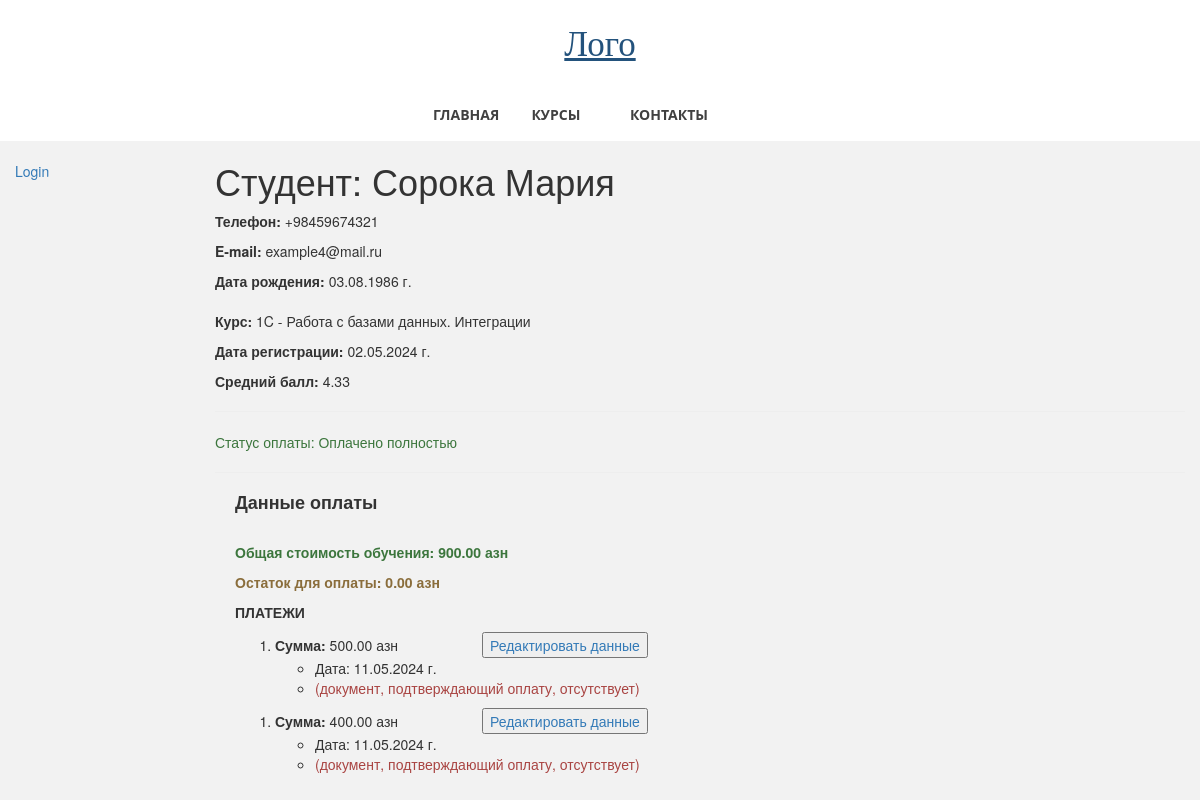
Page /main/student/4 on the earlier database version.
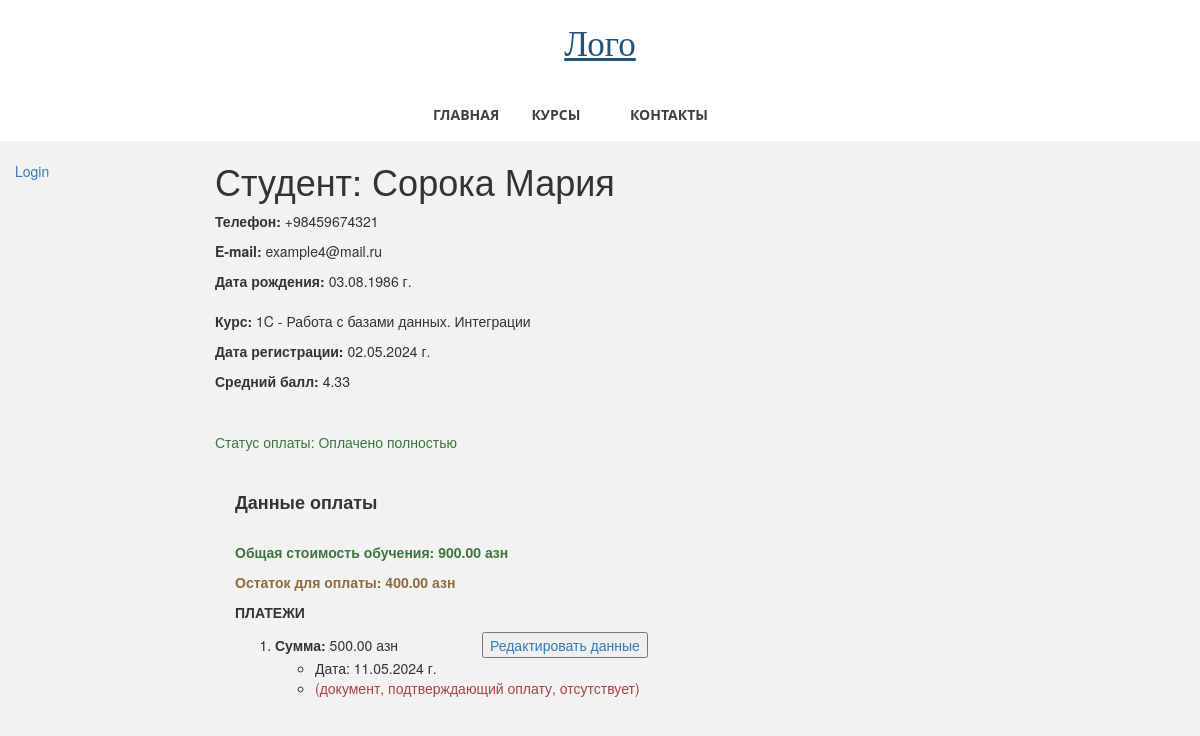
Same page on the later database version.
### students_app/models.py (models this page shows, shortened)
class Student(models.Model):
    related_user = models.ForeignKey(User, on_delete=models.CASCADE)
    name = models.CharField(verbose_name="Имя", max_length=50)
    surname = models.CharField(verbose_name="Фамилия", max_length=100)
    phone = models.CharField(verbose_name="Номер телефона", max_length=50)
    date_of_birth = models.DateField()
    course = models.ForeignKey(Course, on_delete=models.PROTECT)
    photo = models.ImageField(upload_to='images/', blank=True, null=True)
    @property
    def full_name(self):
        return f"{self.surname} {self.name}"
    STUDENT_STATUS = [
        ("r", "requested"),
        ("a", "approved"),
        ("f", "finished"),
    ]
    status = models.CharField(
        max_length=50,
        choices=STUDENT_STATUS,
        default="r",
        help_text="Статус студента",
    )
    request_date = models.DateField(auto_now_add=True)
    reg_date = models.DateField(blank=True, null=True)
    updated = models.DateField(auto_now=True)
    is_paid = models.BooleanField(default=False)
    is_deleted = models.BooleanField(default=False)
    deleted = models.DateField(auto_now=True)
    def average_mark(self):
        mark_list = [perf.mark for perf in self.performance_set.all()]
        if mark_list:
            return round(sum(mark_list) / len(mark_list), 2)
        else:
            return "Оценок нет"
    def rest_of_payment(self):
        paid = sum([payment.amount for payment in self.payment_set.all()])
        rest = self.course.total_cost() - paid
        return rest
    class Meta:
        ordering = ["name"]

class Payment(models.Model):
    student = models.ForeignKey(Student, on_delete=models.CASCADE)
    amount = models.DecimalField(
        verbose_name="Сумма", max_digits=8, decimal_places=2)
    paid_date = models.DateField(
        verbose_name="Дата оплаты", default=date.today)
    document = models.FileField(upload_to="files/", null=True, blank=True)
    added = models.DateField(auto_now_add=True)
    updated = models.DateField(auto_now=True)
    class Meta:
        ordering = ["-paid_date"]
        permissions = (("can_mark_returned", "Set book as returned"),)

class Course(models.Model):
    name = models.CharField(max_length=200)
    category = models.ForeignKey(
        Category, on_delete=models.SET_NULL, null=True)
    summary = models.TextField(
        max_length=1000, help_text="Краткое описание курса")
    lasting = models.IntegerField(
        default=1, help_text="Продолжительность курса, в месяцах"
    )
    is_selected = models.BooleanField(default=False)
    cost = models.DecimalField(
        max_digits=8, decimal_places=2, help_text="Стоимость в месяц, азн"
    )
    added = models.DateField(auto_now_add=True)
    rating = models.DecimalField(
        max_digits=3, decimal_places=2, blank=True, null=True)
    is_deleted = models.BooleanField(default=False)
    deleted = models.DateField(auto_now=True)
    views_num = models.IntegerField(default=0)
    def total_cost(self):
        return self.lasting * self.cost
    class Meta:
        ordering = ["-name"]
    def __str__(self):
        return self.name

class Performance(models.Model):
    MARKS = (
        (5, "5 - отлично"),
        (4, "4 - хорошо"),
        (3, "3 - удовлетворительно"),
        (2, "2 - плохо"),
        (1, "1 - очень плохо"),
    )
    mark = models.IntegerField(choices=MARKS)
    student = models.ForeignKey(Student, on_delete=models.CASCADE)
    date_of_mark = models.DateField(default=timezone.now())
    updated = models.DateField(auto_now=True)

### students_app/views.py (the view)
# urls.py: path("student/<int:id>", views.student_detail, name="student-detail"),
def student_detail(request, id):
    student = Student.objects.filter(pk=id, is_deleted=False).first()
    payments = Payment.objects.filter(student=student)
    return render(
        request,
        "students_app/student_detail.html",
        context={"student": student, "payments": payments},
    )

### students_app/templates/students_app/student_detail.html (shortened to what this page needs)
{% extends "base.html" %}
{% block content %}
<h1>Студент: {{ student.full_name }}</h1>
<p><strong>Телефон:</strong> {{student.phone}}</p>
<p><strong>E-mail:</strong> {{student.related_user.email}}</p>
<p><strong>Дата рождения:</strong> {{student.date_of_birth|date:"d.m.Y"}} г.</p>
{% if student.status == 'r' %}
<br>
<p><strong>Дата подачи заявки:</strong> {{student.request_date|date:"d.m.Y"}} г.</p>
<button type="button"><a href="{% url 'student-approve' student.pk %}?next={{request.path}}">
        Обработать заявку</a></button>
{% else %}
<div style="margin-top:20px; margin-bottom:20px;">
    <p><strong>Курс:</strong> {{student.course }}</p>
    <p><strong>Дата регистрации:</strong> {{student.reg_date|date:"d.m.Y"}} г.</p>
    <p><strong>Средний балл:</strong> {{student.average_mark}}</p>
</div>
<hr>
<p class="{% if student.is_paid %}text-success{% elif not payments %}text-danger{% else %}text-warning{% endif %}">
    Статус оплаты: {% if student.is_paid %}Оплачено полностью
    {% elif not payments %}Оплаты нет
    {% else %}Оплачено частично{% endif %}</p>
<hr>
<div style="margin-left:20px;margin-top:20px">
    <h4><strong>Данные оплаты</strong></h4>
    <br>
    <p class="text-success"><strong>Общая стоимость обучения: {{ student.course.total_cost}} азн</strong>
    </p>
    <p class="text-warning"><strong>Остаток для оплаты: {{ student.rest_of_payment}} азн</strong>
    </p>
    {% if payments %}
    <p><b>ПЛАТЕЖИ</b></p>
    {% for payment in payments %}
    <ol>
        <li><strong>Сумма: </strong>{{ payment.amount }} азн
            <button type="button" style="margin-left:80px"><a href="{% url 'payment-update' student.id payment.id %}">
                    Редактировать данные</a></button>
            <ul>
                <li>Дата:
                    </strong>{{ payment.paid_date|date:"d.m.Y" }} г.</li>
                <li>{% if payment.document %}<strong>Документ, подтверждающий оплату: </strong>
                    <a href="{{ payment.document.url }}">{{ payment.document.name }}</a>
                    {% else %}<p class="text-danger">(документ, подтверждающий оплату, отсутствует){% endif %}</p>
                </li>
            </ul>
        </li>
    </ol>
    {% endfor %}
    {% else %}<p class="text-danger"><b>Нет зарегистрированных платежей!</b></p>
    {% endif %}
</div>
{% endif %}
{% endblock %}

Differences in the rows shown:
removed Payment: amount "400.00", paid_date "11.05.2024", shows "(документ, подтверждающий оплату, отсутствует)"
changed Student "Сорока Мария": rest_of_payment "0.00" → "400.00"
